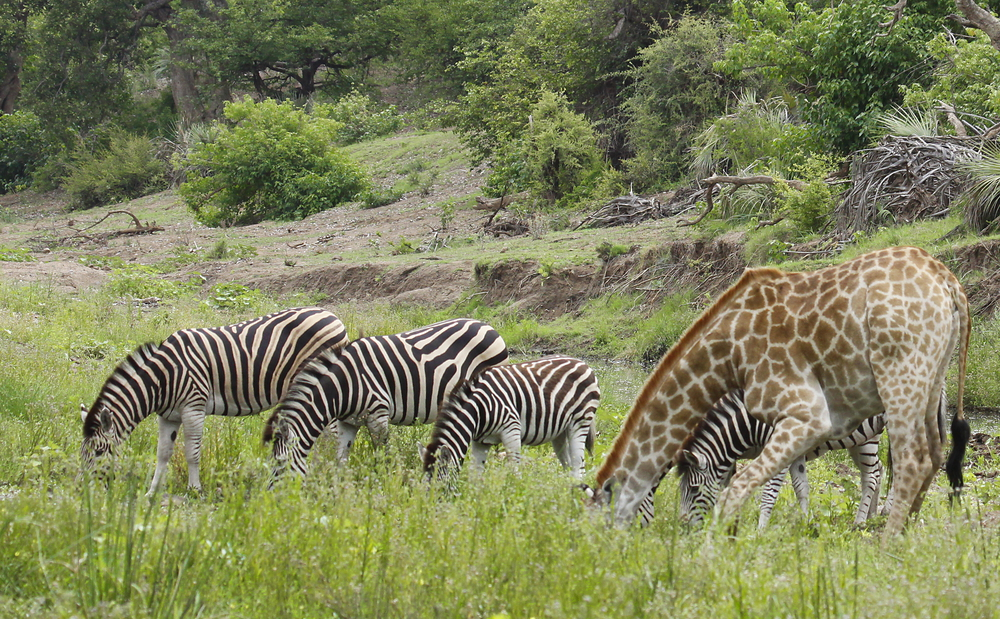
#> input picture images/giraffe-zebra.jpg, 1000 x 619 px
$ python colourSpaces.py
#> lines starting #> are read from the running program, lines starting #| are printed output that depends on the picture
import cv2 as cv

import matplotlib.pyplot as plt


img = cv.imread('images/giraffe-zebra.jpg')
#> img is the input picture: shape (619, 1000, 3); mean B, G, R 90.9, 129.8, 126.3

cv.imshow('giraffe-zebra', img)

plt.imshow(img)
plt.show()

#BGR to grayscale
gray = cv.cvtColor(img, cv.COLOR_BGR2GRAY)
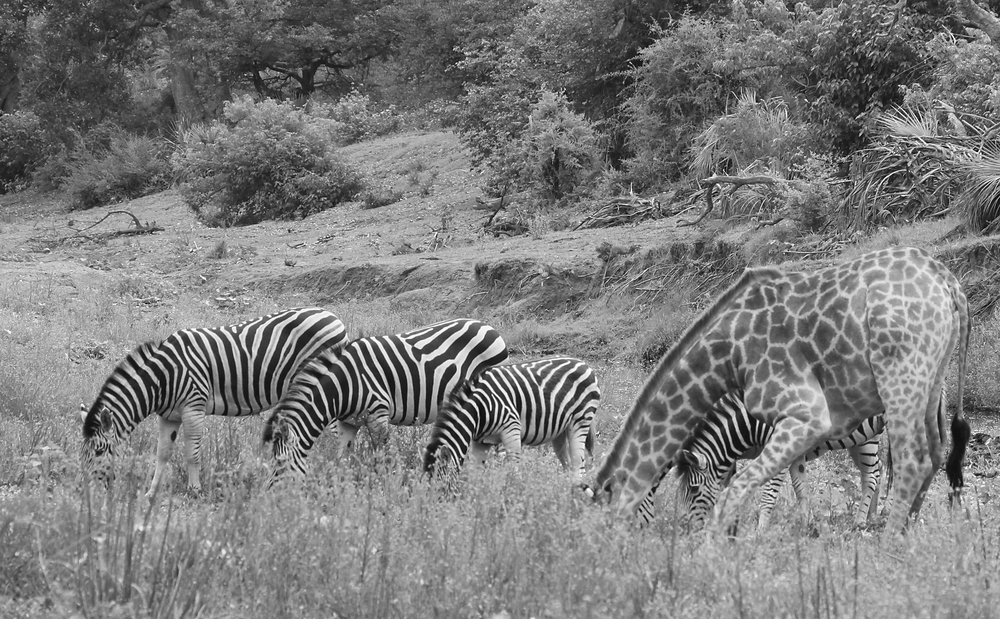
#> gray: shape (619, 1000); min 0, max 255, mean 124.3
cv.imshow('gray', gray)

#BGR to HSV
hsv = cv.cvtColor(img, cv.COLOR_BGR2HSV)
#> hsv: shape (619, 1000, 3); mean H, S, V 34.6, 81.9, 133.3
cv.imshow('hsv', hsv)

#BGR to L*a*b
lab = cv.cvtColor(img, cv.COLOR_BGR2LAB)
#> lab: shape (619, 1000, 3); mean of channels 0, 1, 2 134.2, 120.4, 148.3
cv.imshow('lab', lab)

#BGR to RGB
rgb = cv.cvtColor(img, cv.COLOR_BGR2RGB)
cv.imshow('rgb', rgb)

plt.imshow(rgb)
plt.show()

cv.waitKey(0)

$ run again, with images/baseball.jpg copied over images/giraffe-zebra.jpg
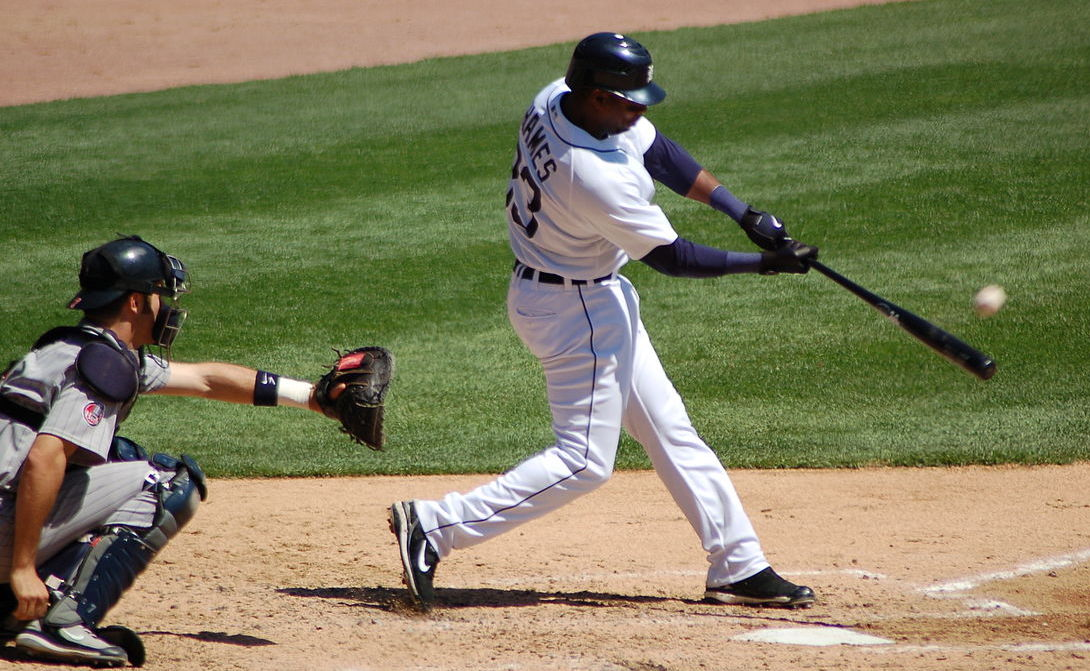
#> input picture images/baseball.jpg, 1090 x 671 px
#> img is the input picture: shape (671, 1090, 3); mean B, G, R 92.2, 124.4, 126.7
#> `gray = cv.cvtColor(img, cv.COLOR_BGR2GRAY)`:
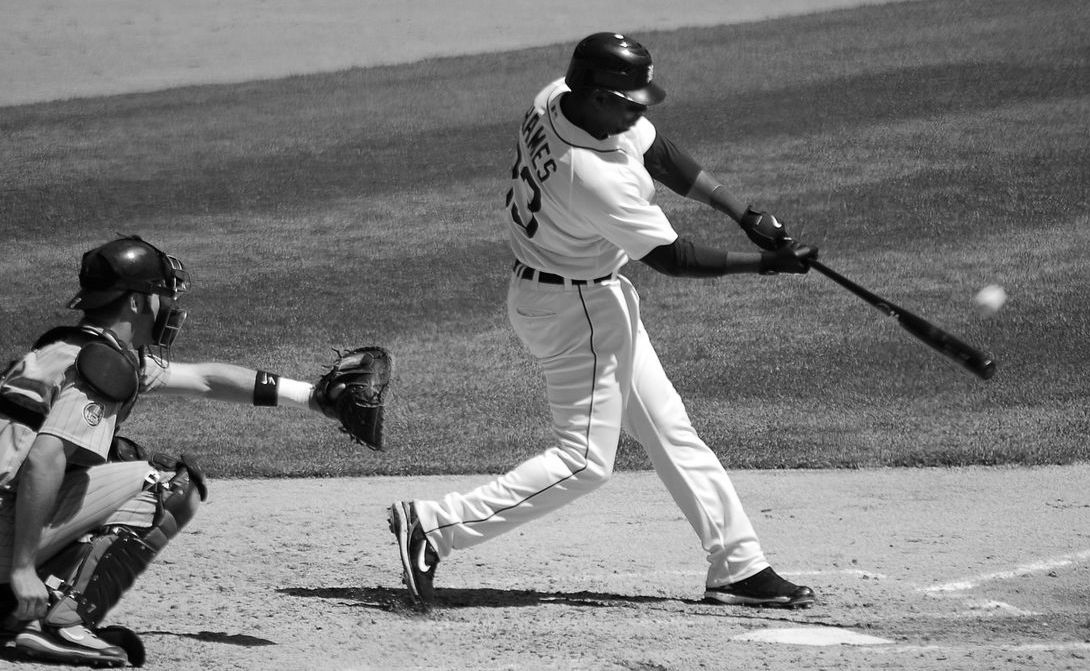
#> gray: shape (671, 1090); min 0, max 255, mean 121.4
#> hsv: shape (671, 1090, 3); mean H, S, V 44.2, 99.1, 138.1
#> lab: shape (671, 1090, 3); mean of channels 0, 1, 2 130.4, 123.5, 146.1

$ run again, with images/soccer.jpg copied over images/giraffe-zebra.jpg
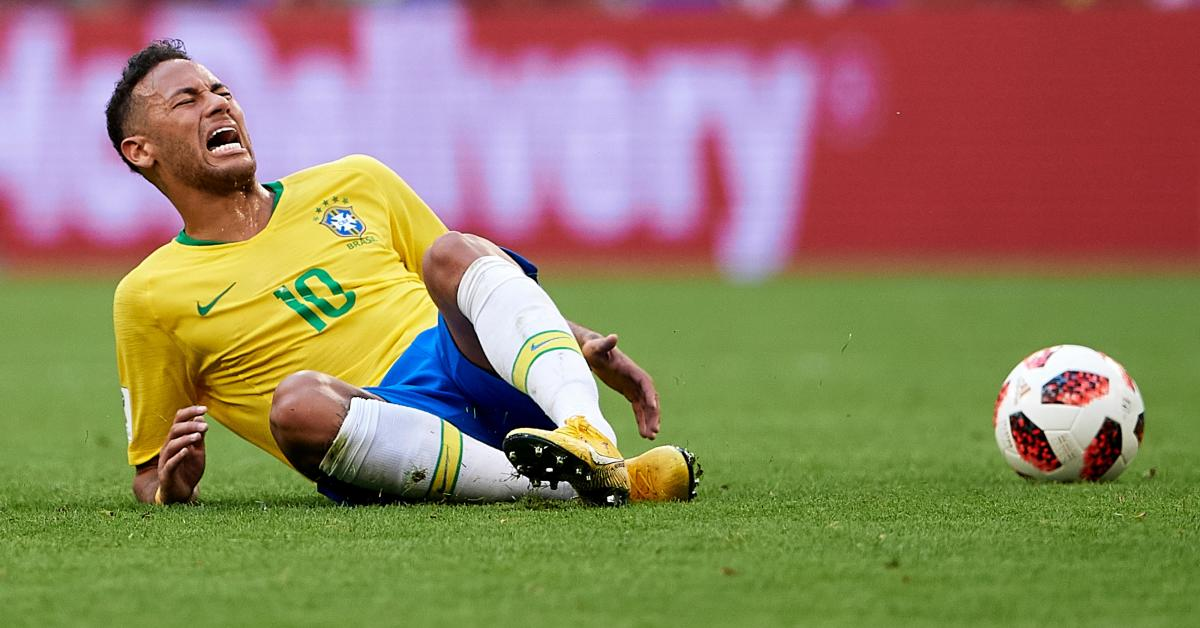
#> input picture images/soccer.jpg, 1200 x 628 px
#> img is the input picture: shape (628, 1200, 3); mean B, G, R 96.5, 128.5, 145.5
#> `gray = cv.cvtColor(img, cv.COLOR_BGR2GRAY)`:
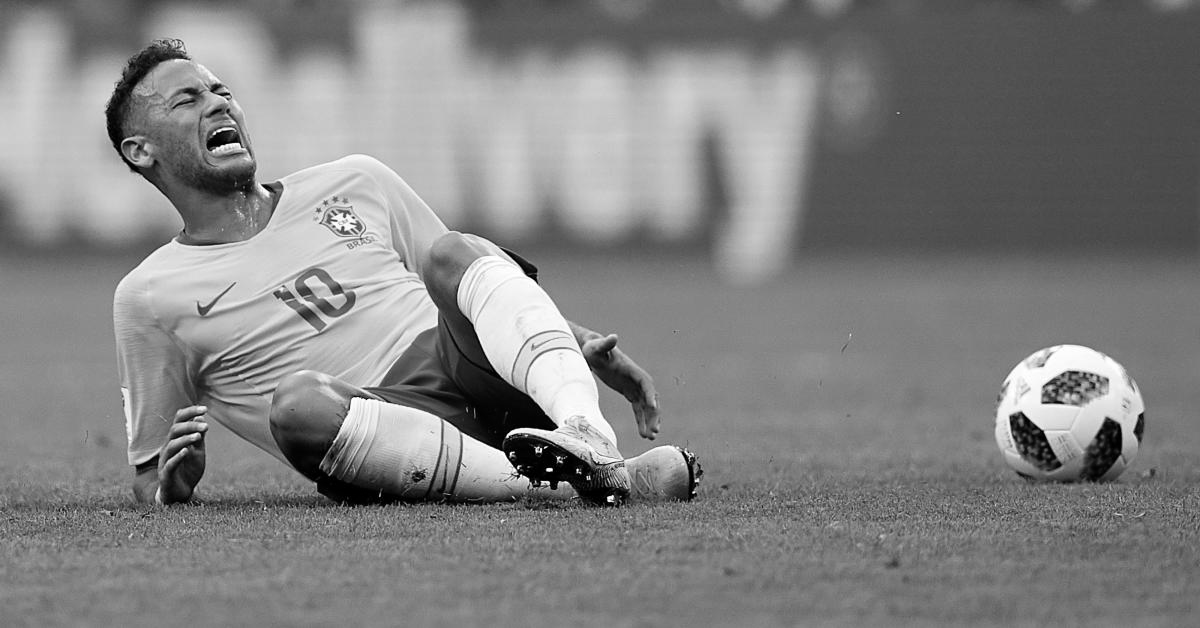
#> gray: shape (628, 1200); min 0, max 255, mean 129.9
#> hsv: shape (628, 1200, 3); mean H, S, V 80.4, 135.9, 165.9
#> lab: shape (628, 1200, 3); mean of channels 0, 1, 2 141.9, 131.3, 149.1

$ run again, with images/street.jpg copied over images/giraffe-zebra.jpg
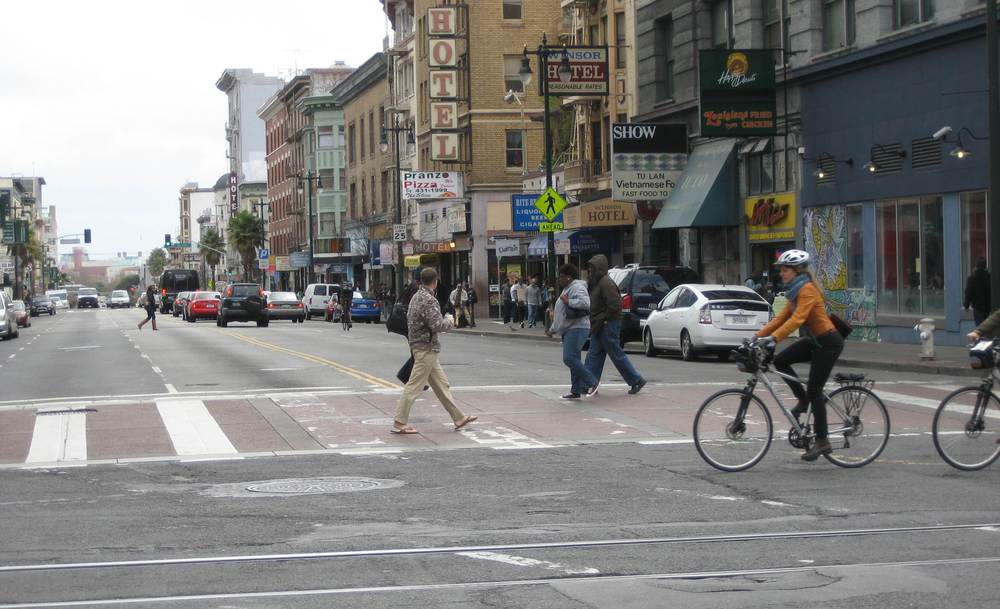
#> input picture images/street.jpg, 1000 x 609 px
#> img is the input picture: shape (609, 1000, 3); mean B, G, R 127.7, 129.3, 130.1
#> `gray = cv.cvtColor(img, cv.COLOR_BGR2GRAY)`:
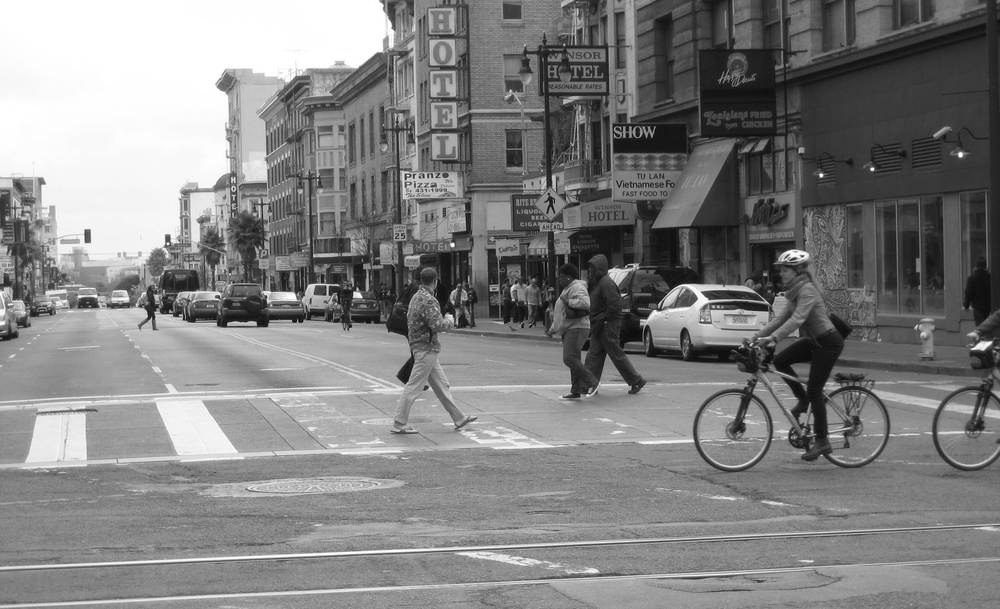
#> gray: shape (609, 1000); min 0, max 255, mean 129.4
#> hsv: shape (609, 1000, 3); mean H, S, V 47.9, 23.5, 133.5
#> lab: shape (609, 1000, 3); mean of channels 0, 1, 2 135.5, 128.2, 129
